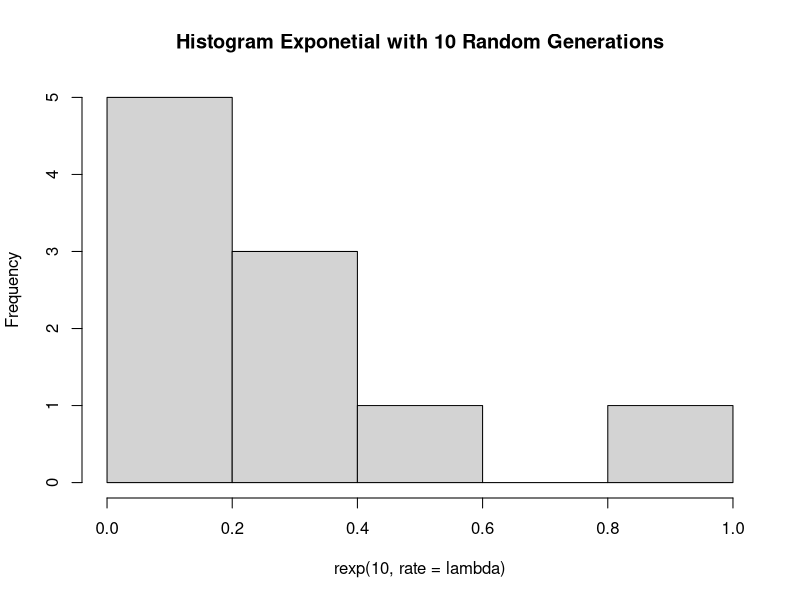
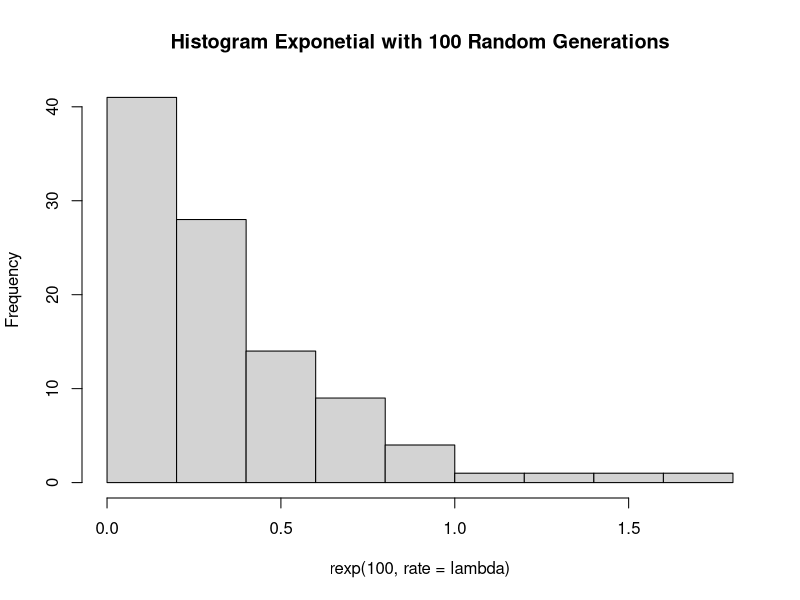
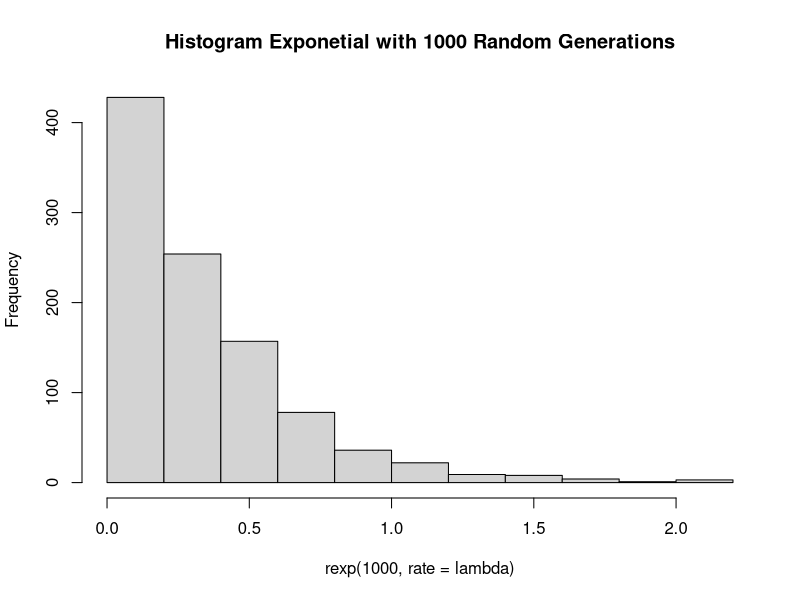
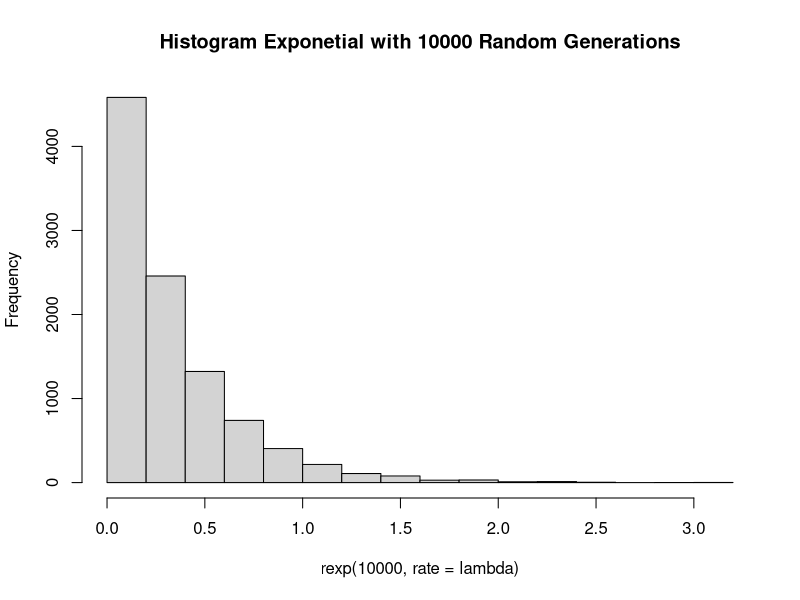

Write R code to recreate these figures, in order. (Note: this script raises an error after producing the figures.)
lambda = 3

# A
set.seed(1)
rnorm(1)
probabilitas = dexp(1, rate = lambda)
# probabilitas = rexp(1, rate = lambda)
probabilitas

# B
set.seed(1)
hist(rexp(10, rate = lambda), main = "Histogram Exponetial with 10 Random Generations")
hist(rexp(100, rate = lambda), main = "Histogram Exponetial with 100 Random Generations")
hist(rexp(1000, rate = lambda), main = "Histogram Exponetial with 1000 Random Generations")
hist(rexp(10000, rate = lambda), main = "Histogram Exponetial with 10000 Random Generations")

# C
n = 100
set.seed(1)
ratarata = ratarata(rexp(n, rate = lambda))
varians = (sd(rexp(n, rate = lambda))) ^ 2
ratarata
varians